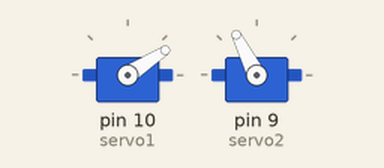
Simulated run of this sketch. Board: Arduino Uno, built with avr-gcc and run on an emulated ATmega328P. On the bench: 2 × servo.

Above: at 0.05 s.
At 0.85 s:
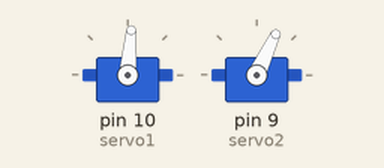
At 1.7 s:
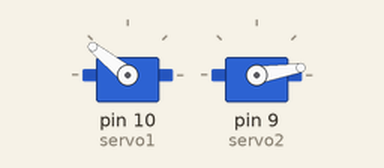
At 3.4 s:
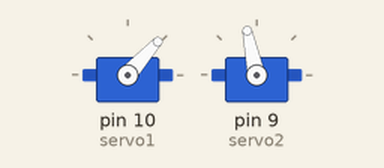
Timing chart, 0 to 8.4 s (numbered marks = the images above):
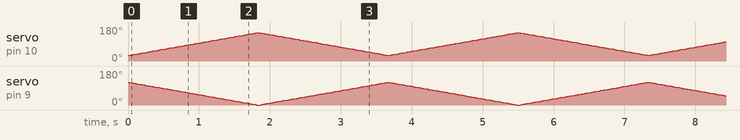

The sketch:

Mercat_Tail.ino
```cpp
#include <Servo.h>

Servo servo1;  // create servo object to control a servo
Servo servo2;

int pos = 0;
int pos2 = 0;

void setup() {
  servo1.attach(10);
  servo2.attach(9);  // attaches the servo on pin 9 to the servo object
}

void loop() {
  for (pos = 30; pos <= 150; pos += 1) {
    servo1.write(pos);
    servo2.write(150 - pos);              //need to reverse direction bc flipped
    delay(15);
  }
  for (pos = 150; pos >= 30; pos -= 1) {
    servo1.write(pos);
    servo2.write(150 - pos);                //need to reverse direction bc flipped
    delay(15);
  }
}
```
